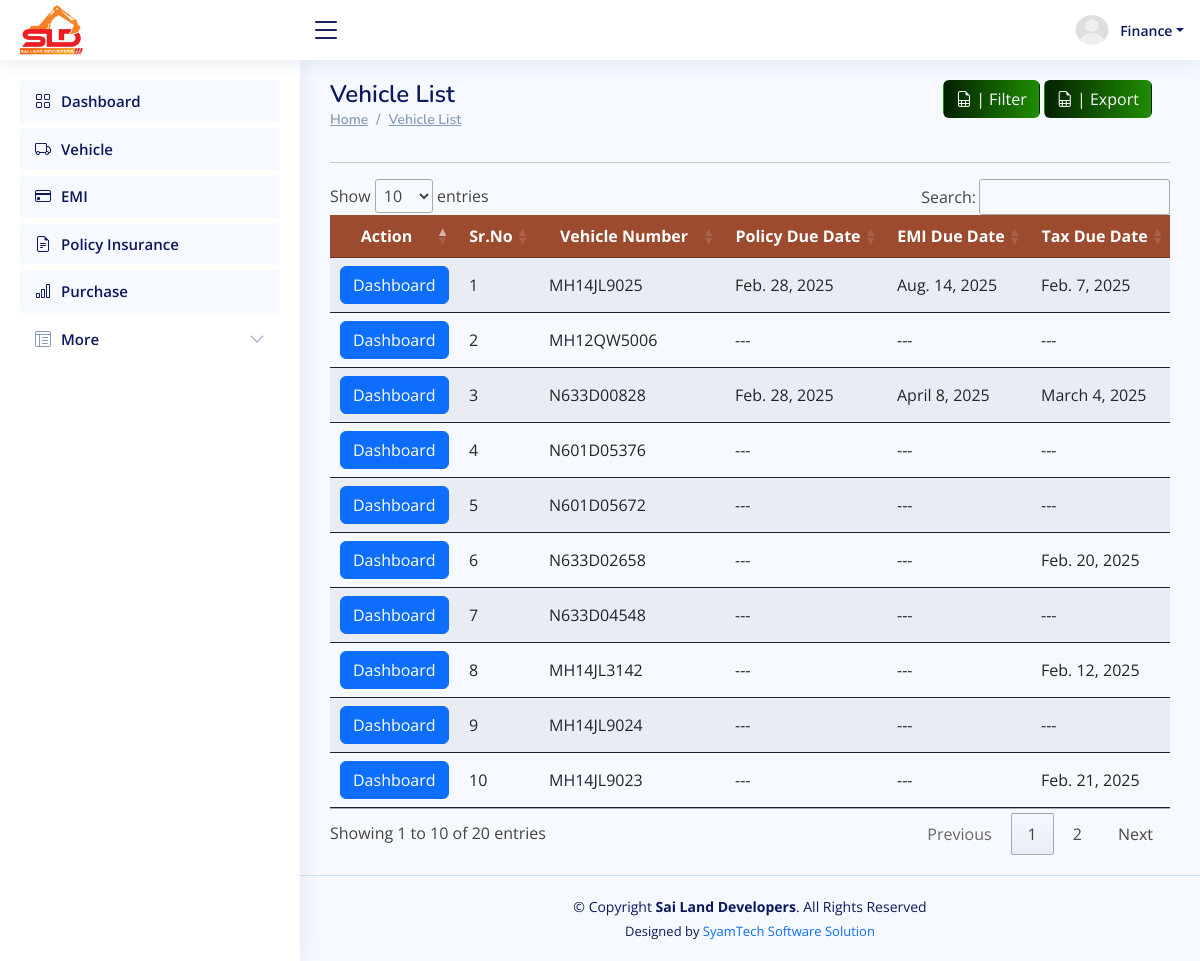
/finance/vehicle_list/ (signed in), run on the app's committed database.
### ERP_Admin/models.py (models this page shows, shortened)
class CustomUser(AbstractUser):
    is_admin = models.BooleanField(default=False)
    is_account = models.BooleanField(default=False)
    is_workshop = models.BooleanField(default=False)
    is_driver = models.BooleanField(default=False)
    is_finance = models.BooleanField(default=False)
    is_fuel = models.BooleanField(default=False)
    emp_id = models.OneToOneField(EMP_ID, on_delete=models.CASCADE, null=True)
    profile_photo=models.ImageField(upload_to="profile_images", max_length=None, null=True, blank=True)
    groups = models.ManyToManyField(
        Group,
        related_name='customuser_groups',  # Custom reverse relation name
        blank=True
    )
    user_permissions = models.ManyToManyField(
        Permission,
        related_name='customuser_permissions',  # Custom reverse relation name
        blank=True
    )
    def __str__(self):
        return self.username

class Vehicle(models.Model):
    owner_name = models.CharField(max_length=50,null=True,blank=True)
    model_name = models.ForeignKey(VehicleModel, related_name='vehicle_model_name', null=True, blank=True, on_delete=models.CASCADE)
    vehicle_number = models.CharField(max_length=50, unique=True)
    status=models.CharField(max_length=50, default='active', choices=VEHICLE_STATUS)

class Policy(models.Model):
    policy_number=models.CharField(max_length=50)
    insurance_company = models.ForeignKey(Insurance_Bank, on_delete=models.CASCADE, related_name='Insurance',null=True, blank=True)
    vehicle = models.ForeignKey(Vehicle, on_delete=models.CASCADE, related_name='policies')
    policy_file = models.FileField(upload_to='policies/' )
    due_date = models.DateField()
    premium_amount=models.BigIntegerField(null=True, blank=True)

class EMI(models.Model):
    vehicle = models.ForeignKey(Vehicle, on_delete=models.CASCADE, related_name='emis')
    finance_bank = models.ForeignKey(Finance_Bank, on_delete=models.CASCADE, related_name='emis',null=True, blank=True)
    loan_account_no=models.CharField(max_length=50,null=True)
    emi_amount = models.DecimalField(max_digits=10,default=0, decimal_places=2)
    loan_amount=models.BigIntegerField()
    total_installments = models.PositiveIntegerField(default=0)
    paid_installments = models.PositiveIntegerField(default=0)
    next_due_date = models.DateField(null=True, blank=True)
    file=models.FileField(upload_to='emi/', max_length=100)
    frequency = models.CharField( max_length=20, choices=FREQUENCY_CHOICES,  default='monthly' )
    status = models.CharField( max_length=20, choices=EMI_STATUS_CHOICES,  default='pending' )
    interest_rate = models.DecimalField(null=True, blank=True,max_digits=5, decimal_places=2, help_text='Interest rate in percentage')
    tenure = models.PositiveIntegerField()

class OtherDues(models.Model):
    vehicle = models.ForeignKey(Vehicle, on_delete=models.CASCADE)
    tax_frequency = models.CharField(max_length=255, choices=FREQUENCY_CHOICES,null=True, blank=True)
    tax_amount = models.FloatField(null=True, blank=True)
    tax_due_date = models.DateField(null=True, blank=True)
    fitness_due_date = models.DateField(null=True,blank=True)
    permit_due_date = models.DateField(null=True,blank=True)
    puc_due_date = models.DateField(null=True,blank=True)
    fitness_document=models.ImageField(upload_to="PolicyDocuments", max_length=None, null=True, blank=True)
    permit_document=models.ImageField(upload_to="PolicyDocuments", max_length=None, null=True, blank=True)
    puc_document=models.ImageField(upload_to="PolicyDocuments", max_length=None, null=True, blank=True)
    rc_book=models.ImageField(upload_to="PolicyDocuments", max_length=None, null=True, blank=True)
    invoice=models.ImageField(upload_to="PolicyDocuments", max_length=None, null=True, blank=True)

### ERP_Finance/views.py (the view, shortened to what this page needs)
# urls.py: path('vehicle_list/', views.vehicle_list, name='finance_vehicle_list'),
@finance_required
def vehicle_list(request):
    filter_form = VehicleFilterForFinance(request.GET or None)
    queryset = Vehicle.objects.all()
    start_date = filter_form.cleaned_data.get('start_date') if filter_form.is_valid() else None
    end_date = filter_form.cleaned_data.get('end_date') if filter_form.is_valid() else None
    context = []
    for vehicle in queryset:
        policies = vehicle.policies.all()
        emis = vehicle.emis.all()
        other_dues = vehicle.otherdues_set.first()
        policy_due_date = policies[0].due_date if policies else None
        emi_due_date = emis[0].next_due_date if emis else None
        tax_due_date = other_dues.tax_due_date if other_dues else None
        fitness_due_date = other_dues.fitness_due_date if other_dues else None
        permit_due_date = other_dues.permit_due_date if other_dues else None
        puc_due_date = other_dues.puc_due_date if other_dues else None
        context.append({
            'id': vehicle.id,
            'vehicle_number': vehicle.vehicle_number,
            'policy_due_date': policy_due_date,
            'emi_due_date': emi_due_date,
            'tax_due_date': tax_due_date,
            'fitness_due_date': fitness_due_date,
            'permit_due_date': permit_due_date,
            'puc_due_date': puc_due_date,
        })
    return render(request, 'finance_vehicle_list.html', {
        'filter_form': filter_form,
        'context': context
    })

### ERP_Admin/filters.py
class VehicleFilterForFinance(forms.Form):
    start_date = forms.DateField(
        widget=forms.DateInput(attrs={'type': 'date'}),
        required=False,
        label="Start Date"
    )
    end_date = forms.DateField(
        widget=forms.DateInput(attrs={'type': 'date'}),
        required=False,
        label="End Date"
    )

### ERP_Finance/views.py (called while the page is built)
def finance_required(function):
    @wraps(function)
    def _wrapped_view(request, *args, **kwargs):
        if not request.user.is_authenticated:
            return redirect('/login')  # Redirect to login if not logged in
        if not request.user.is_finance:
            return redirect('/login')  # Redirect to login if user is not in Finance role
        return function(request, *args, **kwargs)
    return _wrapped_view

### ERP_Finance/templates/finance_vehicle_list.html (shortened to what this page needs)
{% extends "finance_base.html" %}
{% load crispy_forms_tags %}
{% block content %}
{% load static %}
<main id="main" class="main">
    <div class="row">
        <div class="col-sm-6">
            <div class="pagetitle">
                <h1>Vehicle List</h1>
                <nav>
                    <ol class="breadcrumb">
                        <li class="breadcrumb-item"><a href="#">Home</a></li>
                        <li class="breadcrumb-item"><a href="#">Vehicle List </a></li>
                    </ol>
                </nav>
            </div>
        </div>
        <div class="col-sm-6">
            <div class="container" style="max-width:97%;">
                <div class="text-lg-end text-start">
                    <a href="#" class="btn text-light"  data-toggle="modal"  data-target="#model_filter"  style="background: linear-gradient(90deg, rgb(3, 32, 0) 0%,   rgb(31, 141, 0) 100%);"><i class="bi bi-file-earmark-spreadsheet"></i> | Filter</a>
                    <a href="" class="btn text-light"  data-toggle="modal"  data-target="#model_export"   style="background: linear-gradient(90deg, rgb(3, 32, 0) 0%,   rgb(31, 141, 0) 100%);"><i class="bi bi-file-earmark-spreadsheet"></i> | Export</a>
                </div>
            </div>
        </div>
    </div>
    <section class="section dashboard">
            <hr>
            <div class="row">
                <div class="col-lg-12">
                    <div class="row">
                        <div class="container" style=" overflow:scroll;">
                            <table id="vehicle" class="table table-striped" style="overflow:scroll; width:100%;min-width: max-content;">
                                <thead>
                                    <tr style="background:#9c4b2e;">
                                        <th scope="col" class="text-center text-white">Action</th>
                                        <th scope="col" class="text-center text-white">Sr.No</th>
                                        <th scope="col" class="text-center text-white">Vehicle Number</th>
                                        <th scope="col" class="text-center text-white">Policy Due Date</th>
                                        <th scope="col" class="text-center text-white">EMI Due Date</th>
                                        <th scope="col" class="text-center text-white">Tax Due Date</th>
                                    </tr>
                                </thead>
                                <tbody>
                                    {% if context %}
                                        {% for r in context %}
                                        <tr>
                                            <td>
                                                <a href="{% url 'finance_vehicle_dashboard' r.id %}" class="btn btn-primary">Dashboard</a>
                                            </td>
                                            <td>{{ forloop.counter }}</td>
                                            <td>{{ r.vehicle_number }}</td>
                                            <td>
                                                {% if r.policy_due_date %}
                                                    {{ r.policy_due_date }}
                                                {% else %}
                                                    ---
                                                {% endif %}
                                            </td>
                                            <td>
                                                {% if r.emi_due_date %}
                                                    {{ r.emi_due_date }}
                                                {% else %}
                                                    ---
                                                {% endif %}
                                            </td>
                                            <td>
                                                {% if r.tax_due_date %}
                                                    {{ r.tax_due_date }}
                                                {% else %}
                                                    ---
                                                {% endif %}
                                            </td>
                                        </tr>
                                        {% endfor %}
                                    {% else %}
                                        <tr>
                                            <td colspan="11" class="text-center">No vehicles found.</td>
                                        </tr>
                                    {% endif %}
                                </tbody>
                            </table>
                        </div>
                    </div>
                </div>
            </div>
    </section>
</main>
{% endblock content %}

### ERP_Finance/templates/finance_base.html (shortened to what this page needs)
{% load static %}
<html lang="en">
<head>
    <link href="https://unpkg.com/aos@2.3.1/dist/aos.css" rel="stylesheet">
    <link rel="stylesheet" type="text/css" href="https://cdn.datatables.net/1.11.5/css/jquery.dataTables.min.css">
    <link rel="stylesheet" href="https://cdn.jsdelivr.net/npm/bootstrap-icons@1.10.3/font/bootstrap-icons.css">
</head>
<body>
<header id="header" class="header fixed-top d-flex align-items-center">
    <div class="d-flex align-items-center justify-content-between">
        <a href=" " class="logo d-flex align-items-center">
                <img src="{% static 'img/sld-logo.png' %}" alt="Sai Land Developers - Logo">
        </a>
        <i class="bi bi-list toggle-sidebar-btn"></i>
    </div>
    <nav class="header-nav ms-auto">
        <ul class="d-flex align-items-center">
            <li class="nav-item dropdown pe-3 text-center  ">
                <a class="nav-link nav-profile d-flex align-items-center pe-0" href="#" data-bs-toggle="dropdown">
                    {% if request.user.profile_photo %}
                    <img src="/media/{{request.user.profile_photo}}" alt="Profile" class="rounded-circle" style="width: 40px; height: 40px;">
                    {% else %}
                    <img src="/media/default-profile.webp" alt="Profile" class="rounded-circle"  style="width: 40px; height: 40px;">
                    {% endif %}
                    <span class="d-none d-md-block dropdown-toggle ps-2">{{request.user}}</span>
                </a>
            </li>
        </ul>
    </nav>
</header>
<aside id="sidebar" class="sidebar">
    <ul class="sidebar-nav" id="sidebar-nav">
        <li class="nav-item">
            <a class="nav-link" href="{% url 'finance_dashboard' %}">
                <i class="bi bi-grid"></i>
                <span>Dashboard</span>
            </a>
        </li>
        <li class="nav-item">
            <a class="nav-link" href="{% url 'finance_vehicle_list' %}">
                <i class="bi bi-truck"></i>
                <span>Vehicle</span>
            </a>
        </li>
        <li class="nav-item">
            <a class="nav-link" href="{% url 'finance_emi_list' %}">
                <i class="bi bi-credit-card"></i>
                <span>EMI</span>
            </a>
        </li>
        <li class="nav-item">
            <a class="nav-link" href="{% url 'finance_policy_list' %}">
                <i class="bi bi-file-earmark-text"></i>
                <span>Policy Insurance</span>
            </a>
        </li>
        <li class="nav-item">
            <a class="nav-link" href="{% url 'finance_purchase_list' %}">
                <i class="bi bi-bar-chart"></i>
                <span>Purchase</span>
            </a>
        </li>
        <li class="nav-item">
            <a class="nav-link collapsed" data-bs-target="#tables-nav" data-bs-toggle="collapse" href="#">
              <i class="bi bi-layout-text-window-reverse"></i><span>More</span><i class="bi bi-chevron-down ms-auto"></i>
            </a>
        </li>
    </ul>
</aside>
{% block content %}{% endblock content %}
<footer id="footer" class="footer text-center">
    <div class="copyright">
        &copy; Copyright <strong><span>Sai Land Developers</span></strong>. All Rights Reserved
    </div>
    <div class="credits">
        Designed by <a href="#" style="text-decoration:none;">SyamTech Software Solution</a>
    </div>
</footer>
</body>
<link rel="stylesheet" href="https://cdnjs.cloudflare.com/ajax/libs/selectize.js/0.15.2/css/selectize.min.css"/>
</html>

### ERP_Finance/templates/finance_vehicle_list.html (style rules this page uses)
.dropdown { position: relative; display: inline-block; }

### data on the page
CustomUser: user "Finance"
Vehicle: vehicle_number "MH14JL9025"
Policy: policy_due_date "Feb. 28, 2025"
EMI: emi_due_date "Aug. 14, 2025"
OtherDues: tax_due_date "Feb. 7, 2025"
Vehicle: vehicle_number "MH12QW5006"
Vehicle: vehicle_number "N633D00828"
Policy: policy_due_date "Feb. 28, 2025"
EMI: emi_due_date "April 8, 2025"
OtherDues: tax_due_date "March 4, 2025"
Vehicle: vehicle_number "N601D05376"
Vehicle: vehicle_number "N601D05672"
Vehicle: vehicle_number "N633D02658"
OtherDues: tax_due_date "Feb. 20, 2025"
Vehicle: vehicle_number "N633D04548"
Vehicle: vehicle_number "MH14JL3142"
OtherDues: tax_due_date "Feb. 12, 2025"
Vehicle: vehicle_number "MH14JL9024"
Vehicle: vehicle_number "MH14JL9023"
OtherDues: tax_due_date "Feb. 21, 2025"
